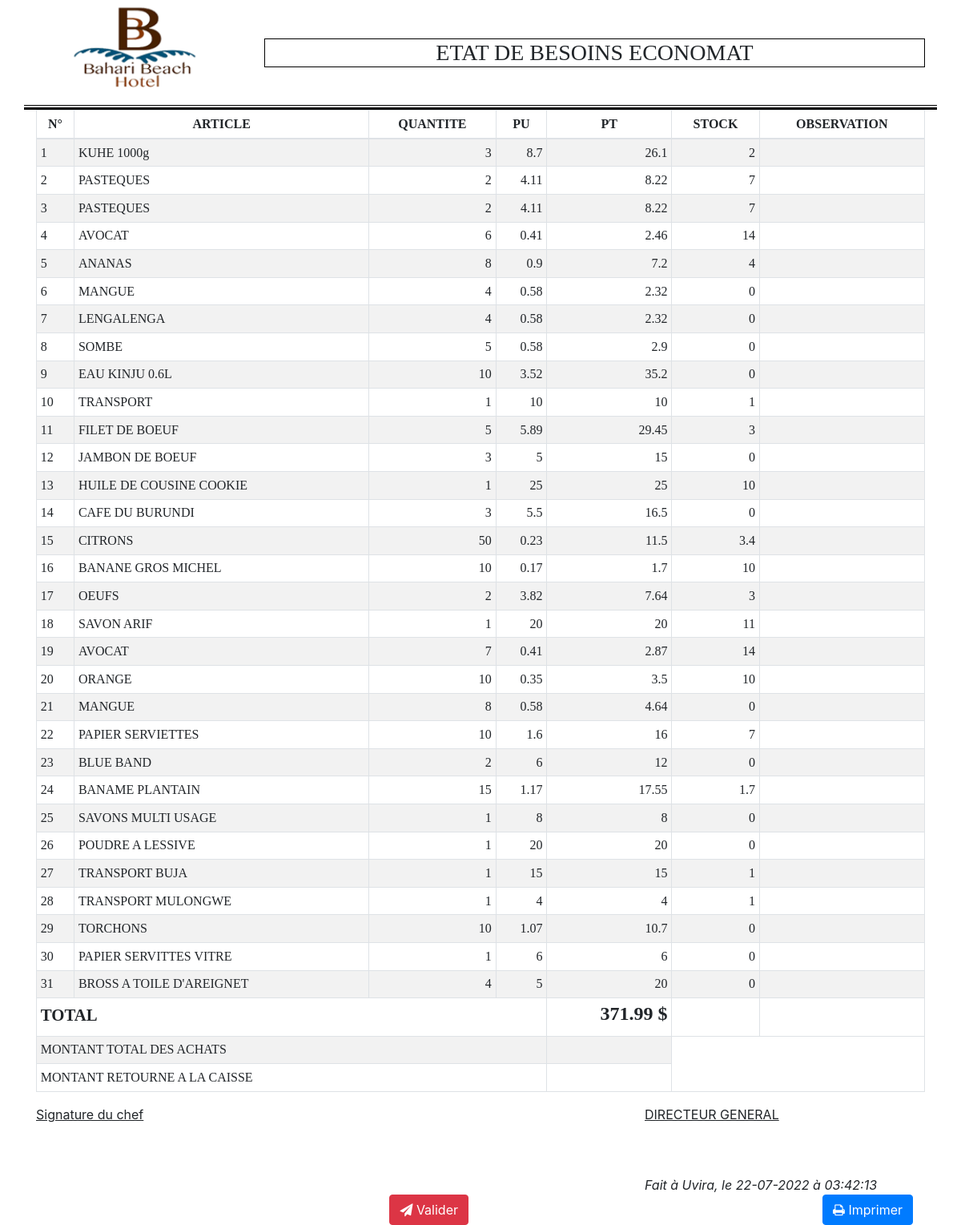
The page /php/ficheComEcoA.php (signed in) on the database its author committed.
### tables this page shows
CREATE TABLE IF NOT EXISTS `etatbesoin` (
  `idEtat` int(11) NOT NULL AUTO_INCREMENT,
  `article` varchar(150) NOT NULL,
  `qte` double NOT NULL,
  `pu` double NOT NULL,
  `pt` double NOT NULL,
  `stock` double NOT NULL,
  `dateDemande` timestamp NOT NULL DEFAULT CURRENT_TIMESTAMP ON UPDATE CURRENT_TIMESTAMP,
  `etat` varchar(50) NOT NULL,
  PRIMARY KEY (`idEtat`)
);

### php/ficheComEcoA.php (the view, shortened to what this page needs)
<?php
    require_once('bd_cnx.php');
    $req=$bd->query("SELECT * FROM etatbesoin WHERE etat='encours'");
 ?>
<!DOCTYPE html>
<html>
    <head>
        <link rel="stylesheet" type="text/css" href="pages/bootstrap/font-awesome-4.3.0/css/font-awesome.min.css">
        <link rel="stylesheet" type="text/css" href="pages/bootstrap/css/bootstrap.min.css">
        <link rel="stylesheet" type="text/css" href="pages/bootstrap/css/print.css" media="print">
    </head>
    <body id="">
        <div class="container spacer" style="border-bottom:3px solid black;">
            <div class="row" style="border-bottom:1px solid black;margin-bottom:2px">
                <div class="col-lg-3 col-md-3 col-sm-3 col-xs-3">
                    <center>
                        <p style= "">
                            <img src="../docs/img/logooooo.png" width="70%;" alt="">
                        </p>
                    </center>
                </div>
                <div class="col-md-9" style="padding-top: 3em;">
                        <h3 class="" style="font-family:century gothic; text-align: center; border:1px solid black">ETAT DE BESOINS ECONOMAT </h3>
                </div>
            </div>
        </div>
        <div class="container">
            <div class="row spacer" >
                <div class="col-lg-12 col-md-12 col-sm-12 col-xs-12">
                    <table class="table table-bordered table-striped table-sm">
                        <thead>
                            <tr class="text-uppercase text-center" style="font-family: century gothic">
                                <th>N°</th>
                                <th>ARTICLE</th>
                                <th>QUANTITE</th>
                                <th>PU</th>
                                <th>PT</th>
                                <th>STOCK</th>
                                <th>OBSERVATION</th>
                            </tr>
                        </thead>
                        <tbody>
                        <?php
                        $num=1;
                            while($don=$req->fetch()):
                                ?>
                        <tr>
                                <td><?php echo $num; ?></td>
                                <td><?php echo $don['article'] ?></td>
                                <td class="text-right"><?php echo $don['qte'] ?></td>
                                <td class="text-right"><?php echo $don['pu'] ?></td>
                                <td class="text-right"><?php echo $don['pt'] ?></td>
                                <td class="text-right"><?php echo $don['stock'] ?></td>
                                <td></td>
                        </tr>
                        <?php
                        $num++;
                    endwhile;
                        ?>
                            <tr>
                                <td colspan="4" style="font-size: 1.3em; font-weight: bold;">TOTAL</td>
                                <td class="text-right">
                                    <h4>
                                        <strong>
                                           <?php
                                                $req=$bd->query("SELECT SUM(pt) as total FROM etatbesoin WHERE etat='encours'");
                                                $don=$req->fetch(PDO::FETCH_ASSOC);
                                                echo number_format($don['total'],2).' $';
                                            ?>
                                        </strong>
                                    </h4>
                                 </td>
                                <td></td>
                                <td></td>
                            </tr>
                            <tr>
                                <td colspan="4">MONTANT TOTAL DES ACHATS</td>
                                <td></td>
                            </tr>
                            <tr>
                                <td colspan="4">MONTANT RETOURNE A LA CAISSE</td>
                                <td></td>
                            </tr>
                        </tbody>
                    </table>
                </div>
            </div>
                <div class="row">
                    <div class="col-lg-4 col-md-4 col-sm-4 col-xs-4 spacer">
                       <p class="" style="text-decoration: underline;">Signature du chef </p>
                    </div>
                    <div class="col-lg-4 col-md-4 col-sm-4 col-xs-4 offset-4 spacer">
                       <p class="" style="text-decoration: underline; margin-bottom: 4em;">DIRECTEUR GENERAL </p>
                    </div>
                </div>
                <div class="row">
                    <div class="col-lg-4 offset-8">
                        <h class="text-center">
                            <em>Fait à Uvira, le <?php $madate= date('d-m-Y H:i:s');
                            list($annee,$mois,$jour,$h,$m,$s)=sscanf($madate,"%d-%d-%d %d:%d:%d");
                            $h+=2;
                            $timestamp=mktime($h,$m,$s,$mois,$annee,$jour);
                            $new_date=date('d-m-Y à H:i:s',$timestamp);
                            echo $new_date;
                        ?></em>
                        </h>
                    </div>
                </div>
                <div class="container">
                        <div class="row">
                                <div class="col-lg-6 printR">
                                    <form action="" method="POST">
                                        <button type="submit" name="send" class="btn btn-danger pull-right"><span class="fa fa-send"></span> Valider</button>
                                    </form>
                                </div>
                                <div class="col-lg-6">
                                    <button type="button" class="btn btn-primary print pull-right"><span class="fa fa-print"></span> Imprimer</button>
                                </div>
                            </div>
                    </div>
        </div>
    </body>
</html>

### php/ficheComEcoA.php (style rules this page uses)
td,th, h4 { font-family: century gothic; }

### rows shown on the page
etatbesoin: article "KUHE 1000g", qte "3", pu "8.7", pt "26.1", stock "2"
etatbesoin: article "PASTEQUES", qte "2", pu "4.11", pt "8.22", stock "7"
etatbesoin: article "PASTEQUES", qte "2", pu "4.11", pt "8.22", stock "7"
etatbesoin: article "AVOCAT", qte "6", pu "0.41", pt "2.46", stock "14"
etatbesoin: article "ANANAS", qte "8", pu "0.9", pt "7.2", stock "4"
etatbesoin: article "MANGUE", qte "4", pu "0.58", pt "2.32", stock "0"
etatbesoin: article "LENGALENGA", qte "4", pu "0.58", pt "2.32", stock "0"
etatbesoin: article "SOMBE", qte "5", pu "0.58", pt "2.9", stock "0"
etatbesoin: article "EAU KINJU 0.6L", qte "10", pu "3.52", pt "35.2", stock "0"
etatbesoin: article "TRANSPORT", qte "1", pu "10", pt "10", stock "1"
etatbesoin: article "FILET DE BOEUF", qte "5", pu "5.89", pt "29.45", stock "3"
etatbesoin: article "JAMBON DE BOEUF", qte "3", pu "5", pt "15", stock "0"
etatbesoin: article "HUILE DE COUSINE COOKIE", qte "1", pu "25", pt "25", stock "10"
etatbesoin: article "CAFE DU BURUNDI", qte "3", pu "5.5", pt "16.5", stock "0"
etatbesoin: article "CITRONS", qte "50", pu "0.23", pt "11.5", stock "3.4"
etatbesoin: article "BANANE GROS MICHEL", qte "10", pu "0.17", pt "1.7", stock "10"
etatbesoin: article "OEUFS", qte "2", pu "3.82", pt "7.64", stock "3"
etatbesoin: article "SAVON ARIF", qte "1", pu "20", pt "20", stock "11"
etatbesoin: article "AVOCAT", qte "7", pu "0.41", pt "2.87", stock "14"
etatbesoin: article "ORANGE", qte "10", pu "0.35", pt "3.5", stock "10"
etatbesoin: article "MANGUE", qte "8", pu "0.58", pt "4.64", stock "0"
etatbesoin: article "PAPIER SERVIETTES", qte "10", pu "1.6", pt "16", stock "7"
etatbesoin: article "BLUE BAND", qte "2", pu "6", pt "12", stock "0"
etatbesoin: article "BANAME PLANTAIN", qte "15", pu "1.17", pt "17.55", stock "1.7"
etatbesoin: article "SAVONS MULTI USAGE", qte "1", pu "8", pt "8", stock "0"
etatbesoin: article "POUDRE A LESSIVE", qte "1", pu "20", pt "20", stock "0"
etatbesoin: article "TRANSPORT BUJA", qte "1", pu "15", pt "15", stock "1"
etatbesoin: article "TRANSPORT MULONGWE", qte "1", pu "4", pt "4", stock "1"
etatbesoin: article "TORCHONS", qte "10", pu "1.07", pt "10.7", stock "0"
etatbesoin: article "PAPIER SERVITTES VITRE", qte "1", pu "6", pt "6", stock "0"
etatbesoin: article "BROSS A TOILE D'AREIGNET", qte "4", pu "5", pt "20", stock "0"

### other values the page prints
$don['total'] "371.99"
$new_date "22-07-2022 à 03:42:13"
